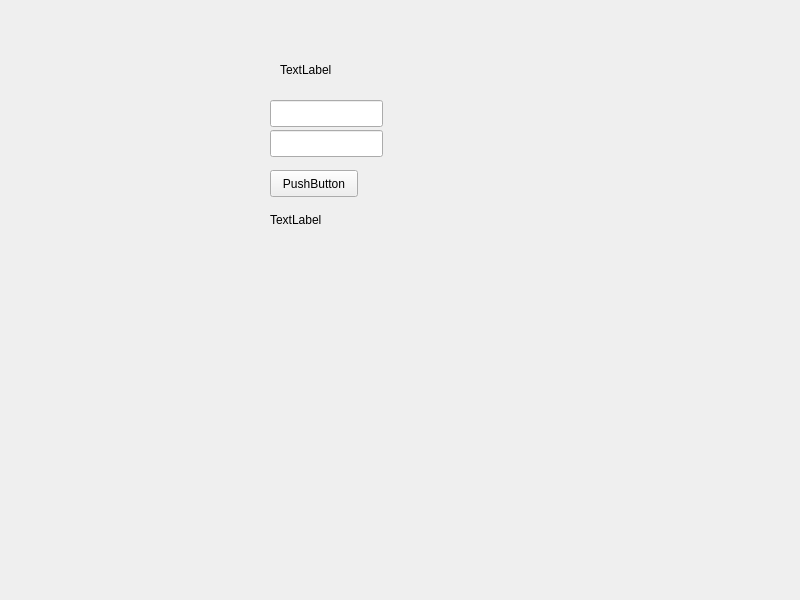
<?xml version="1.0" encoding="UTF-8"?>
<ui version="4.0">
 <class>MainWindow</class>
 <widget class="QMainWindow" name="MainWindow">
  <property name="geometry">
   <rect>
    <x>0</x>
    <y>0</y>
    <width>800</width>
    <height>600</height>
   </rect>
  </property>
  <property name="windowTitle">
   <string>MainWindow</string>
  </property>
  <widget class="QWidget" name="centralwidget">
   <widget class="QLabel" name="loginLabel">
    <property name="geometry">
     <rect>
      <x>280</x>
      <y>60</y>
      <width>66</width>
      <height>19</height>
     </rect>
    </property>
    <property name="text">
     <string>TextLabel</string>
    </property>
   </widget>
   <widget class="QLabel" name="statusLabel">
    <property name="geometry">
     <rect>
      <x>270</x>
      <y>210</y>
      <width>66</width>
      <height>19</height>
     </rect>
    </property>
    <property name="text">
     <string>TextLabel</string>
    </property>
   </widget>
   <widget class="QLineEdit" name="usernameLineEdit">
    <property name="geometry">
     <rect>
      <x>270</x>
      <y>100</y>
      <width>113</width>
      <height>27</height>
     </rect>
    </property>
   </widget>
   <widget class="QLineEdit" name="passwordLineEdit">
    <property name="geometry">
     <rect>
      <x>270</x>
      <y>130</y>
      <width>113</width>
      <height>27</height>
     </rect>
    </property>
   </widget>
   <widget class="QPushButton" name="loginButton">
    <property name="geometry">
     <rect>
      <x>270</x>
      <y>170</y>
      <width>88</width>
      <height>27</height>
     </rect>
    </property>
    <property name="text">
     <string>PushButton</string>
    </property>
   </widget>
  </widget>
 </widget>
 <resources/>
 <connections/>
</ui>
